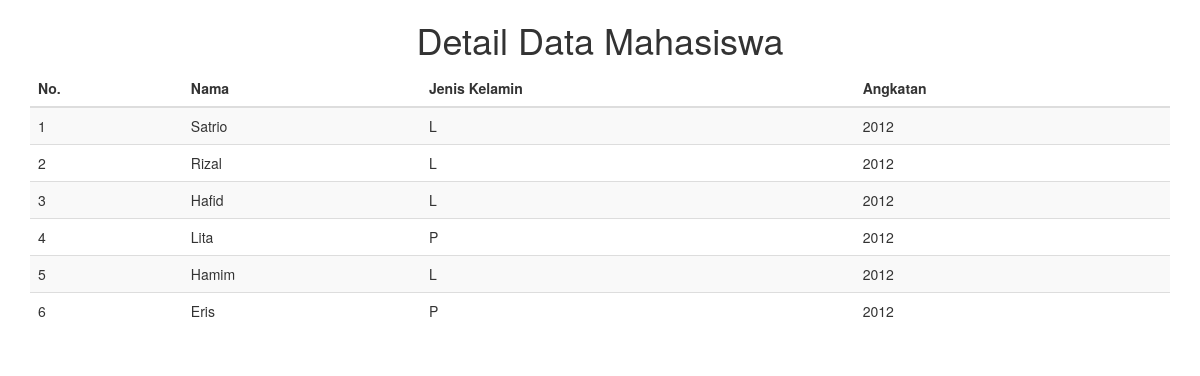
The app's page /tugas6/detail-mahasiswa.php?angkatan=2012 with its own data.
### tables this page shows
CREATE TABLE IF NOT EXISTS `mahasiswa` (
  `id` tinyint(3) NOT NULL,
  `nama` varchar(50) NOT NULL,
  `jenis_kelamin` varchar(1) NOT NULL,
  `angkatan` smallint(4) NOT NULL
);

### tugas6/detail-mahasiswa.php (the view, shortened to what this page needs)
<!DOCTYPE html>
<html lang="en">
	<head>
		<link href="bootstrap.min.css" rel="stylesheet">
	</head>
	<body>
		<?php
			$data = "SELECT * FROM mahasiswa WHERE angkatan = '".$_GET['angkatan']."'";
			$res = mysql_query($data);
		?>
		<div class="container">
			<div class="row">
				<div class="col-xs-12 col-sm-12 col-md-12 col-lg-12">
					<div class="title">
						<h1 class="text-center">Detail Data Mahasiswa</h1>
					</div>
				</div>
			</div>
			<div class="row">
				<div class="col-xs-12 col-sm-12 col-md-12 col-lg-12">
					<div class="view">
						<table class="table table-striped table-hover">
							<thead>
								<tr>
									<th>No.</th>
									<th>Nama</th>
									<th>Jenis Kelamin</th>
									<th>Angkatan</th>
								</tr>
							</thead>
							<tbody>
								<?php
									if(mysql_num_rows($res) > 0){
										$no = 1;
										while ($row = mysql_fetch_assoc($res)) {
											echo "<tr>".
													"<td>".$no++."</td>".
													"<td>".$row['nama']."</td>".
													"<td>".$row['jenis_kelamin']."</td>".
													"<td>".$row['angkatan']."</td>".
												 "</tr>";
										}
									}
									else{
										echo "no result";
									}
								 ?>
							</tbody>
						</table>
					</div>
				</div>
			</div>
		</div>
	</body>
</html>

### records on screen
mahasiswa: nama "Satrio", jenis_kelamin "L", angkatan "2012"
mahasiswa: nama "Rizal", jenis_kelamin "L", angkatan "2012"
mahasiswa: nama "Hafid", jenis_kelamin "L", angkatan "2012"
mahasiswa: nama "Lita", jenis_kelamin "P", angkatan "2012"
mahasiswa: nama "Hamim", jenis_kelamin "L", angkatan "2012"
mahasiswa: nama "Eris", jenis_kelamin "P", angkatan "2012"
